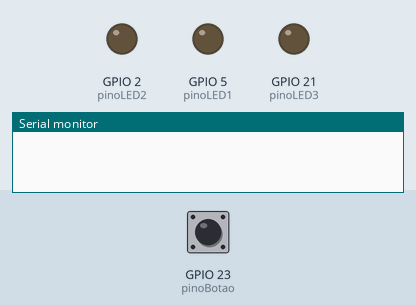
Recording of a program running on a simulated ESP32. Shown: output pins drawn as LEDs (lit = HIGH), the last lines printed to the serial monitor. Dashed ring = blinking. The test bench sets the inputs (shaded band); at power-on: GPIO 23 (pinoBotao) HIGH. Random numbers use the default seed unless the program sets one.

Above: at 1.2 s.
1.3 s: GPIO 23 (pinoBotao) pulled LOW for 1 s
At 1.45 s:
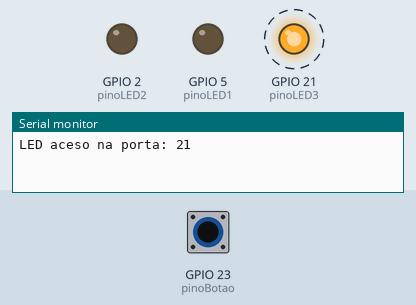
At 2.35 s:
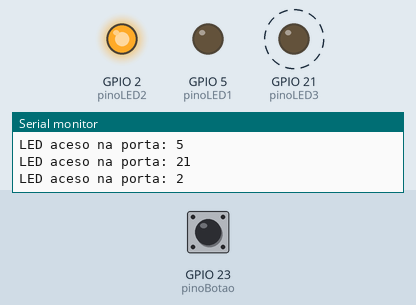
4.0 s: GPIO 23 (pinoBotao) pulled LOW for 3.2 s
At 4.7 s:
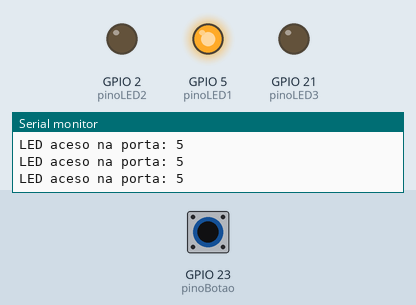
Timing chart, 0 to 8.8 s (numbered marks = the images above; inputs shaded):
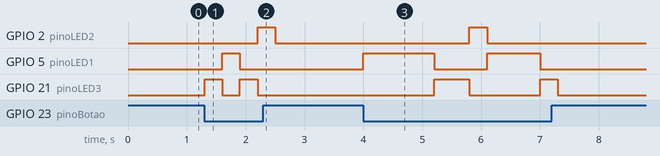

The program:

main.cpp
```cpp
#include <Arduino.h>

int pinoLED1 = 5;
int pinoLED2 = 2;
int pinoLED3 = 21;
int pinoBotao = 23;

// Lista com os pinos dos LEDs para facilitar o acesso aleatório
int leds[] = {pinoLED1, pinoLED2, pinoLED3};

void setup() {
  pinMode(pinoLED1, OUTPUT);
  pinMode(pinoLED2, OUTPUT);
  pinMode(pinoLED3, OUTPUT);

  pinMode(pinoBotao, INPUT_PULLUP);

  // Para garantir que o gerador aleatório não repita sempre a mesma sequência
  randomSeed(analogRead(0));

  Serial.begin(115200);
}

void loop() {
  int estado = digitalRead(pinoBotao);

  if (estado == LOW) { // Botão pressionado
    digitalWrite(pinoLED1, LOW);
    digitalWrite(pinoLED2, LOW);
    digitalWrite(pinoLED3, LOW);

    // Sorteia um índice aleatório entre 0 e 2.. pra randomizar a luz que vai acender.
    int ledSorteado = random(0, 3);

    // Acende o LED sorteado
    digitalWrite(leds[ledSorteado], HIGH);
    Serial.println("LED aceso na porta: " + String(leds[ledSorteado]));
    delay(300);
  } else {
    // Apaga todos os LEDs quando o botão não estiver pressionado
    digitalWrite(pinoLED1, LOW);
    digitalWrite(pinoLED2, LOW);
    digitalWrite(pinoLED3, LOW);
  }
}
```

Measured:
- after the input at 1.3 s, GPIO 2 (pinoLED2): LOW → HIGH after 0.90 s, → LOW 0.30 s later; GPIO 5 (pinoLED1): LOW → HIGH after 0.30 s, → LOW 0.30 s later; GPIO 21 (pinoLED3): alternates HIGH for 0.30 s and LOW for 0.30 s, 4 changes in all, then stays LOW, starting at once
- after the input at 4.0 s, GPIO 2 (pinoLED2): LOW → HIGH after 1.8 s, → LOW 0.30 s later; GPIO 5 (pinoLED1): LOW → HIGH at once, → LOW 1.2 s later, → HIGH 0.90 s later, → LOW 0.90 s later; GPIO 21 (pinoLED3): LOW → HIGH after 1.2 s, → LOW 0.60 s later, → HIGH 1.2 s later, → LOW 0.30 s later
